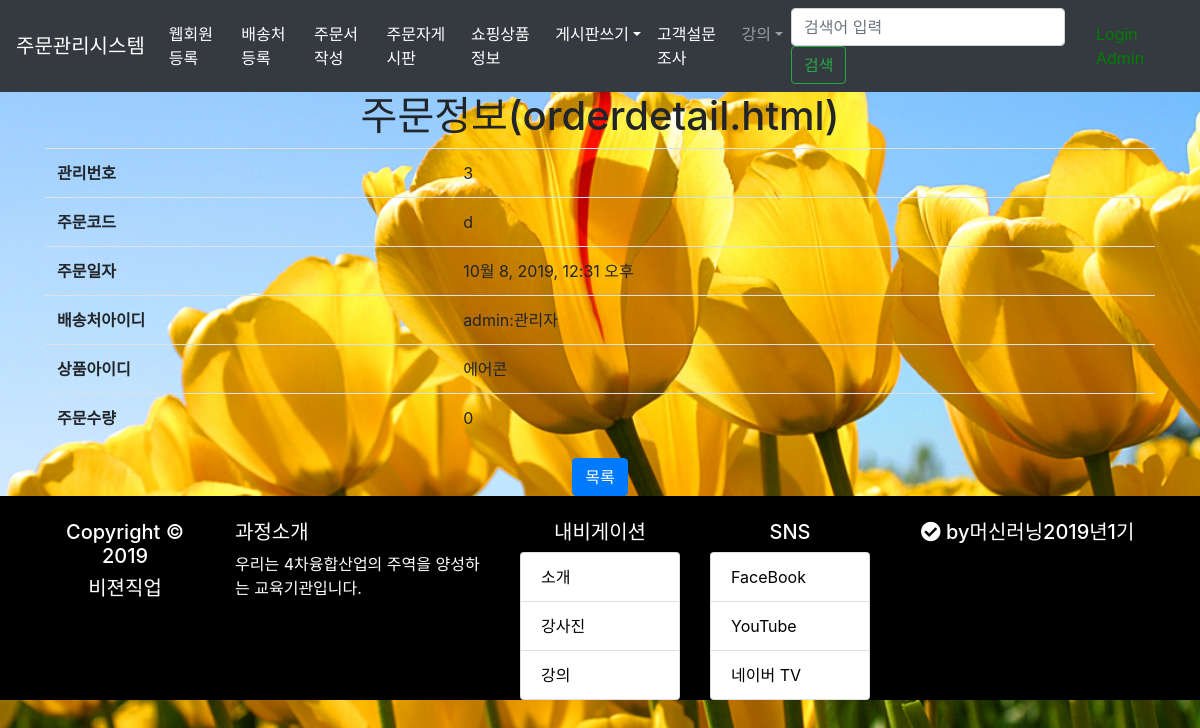
Screenshot of /ordersystem/view/3/ with the database file from the repository.
### ordersystem/models.py (models this page shows, shortened)
class Orders(models.Model):#주문정보 -/주문번호,일련번호/주문일시,고객번호(FK),상품번호(FK),주문수량
    class Meta:
        unique_together = (('orderCode','id'),)
    orderCode = models.CharField(max_length=20)
    orderDay = models.DateTimeField(auto_now_add=True, blank=True)
    destinationId = models.ForeignKey(Destination,on_delete=models.CASCADE) #>>>> FK
    goodId = models.ForeignKey(Goods,on_delete=models.CASCADE)
    qty = models.IntegerField(default=0)

class Destination(models.Model):#수신처등록
    customid = models.CharField(max_length=50) #Customer 와 유사하나 이 부분이 틀림 포린키가 아니고 여러개 배송처 등록가능
    name = models.CharField(max_length=50)
    tel = models.CharField(max_length=50,null=True, blank=True)
    postcode = models.CharField(max_length=5)
    address = models.CharField(max_length=200)
    detailAddress = models.CharField(max_length=200,null=True, blank=True)
    extraAddress = models.CharField(max_length=200,null=True, blank=True)
    def __str__(self):
        return self.customid+":"+self.name;

class Goods(models.Model):#상품정보 -/상품번호/상품명,상품분류,주문단위,판매업체번호 (FK)
    goodName = models.CharField(max_length=100)
    classification = models.CharField(max_length=20) #상품분류 ~ 대,중,소, 500cc,1000cc etc
    orderUnit =  models.CharField(max_length=20) #주문단위 ~ 박스,개, ...
    enterprise_id = models.ForeignKey(Enterprise,on_delete=models.CASCADE) #>>>> FK
    def __str__(self):
        return self.goodName;

### ordersystem/views.py (the view)
# urls.py: path('view/<int:id>/',views.orderdetail,name='orederdetail'),
def orderdetail(request,id):
    order = Orders.objects.get(id=id)
    return render(request,'ordersystem/orderdetail.html',{'order':order})

### ordersystem/templates/ordersystem/orderdetail.html
{% extends "base.html" %} {% block content %}
<div class="container" align="center">
	<h1>주문정보(orderdetail.html)</h1>
	<table class="table">
		<tr>
			<th>관리번호</th>
			<td>{{order.id}}</td>
		</tr>
		<tr>
			<th>주문코드</th>
			<td>{{order.orderCode}}</td>
		</tr>
		<tr>
			<th>주문일자</th>
			<td>{{order.orderDay}}</td>
		</tr>
		<tr>
			<th>배송처아이디</th>
			<td>{{order.destinationId}}</td>
		</tr>
		<tr>
			<th>상품아이디</th>
			<td>{{order.goodId}}</td>
		</tr>
		<tr>
			<th>주문수량</th>
			<td>{{order.qty}}</td>
		</tr>
	</table>
	<button type="button" class="btn btn-primary"
		onclick="location.href='/ordersystem/orderlist'">목록</button>
</div>
{% endblock content %}

### static/css/boost.css (style rules this page uses)
* { font-family: 'Nanum Gothic'; }

### static/css/style.css (style rules this page uses)
body { background: white url("images/background.jpg") no-repeat; background-size: cover; }

### rows the page displays
Orders: id "3", orderCode "d", orderDay "10월 8, 2019, 12:31 오후", destinationId "admin:관리자", goodId "에어콘", qty "0"
